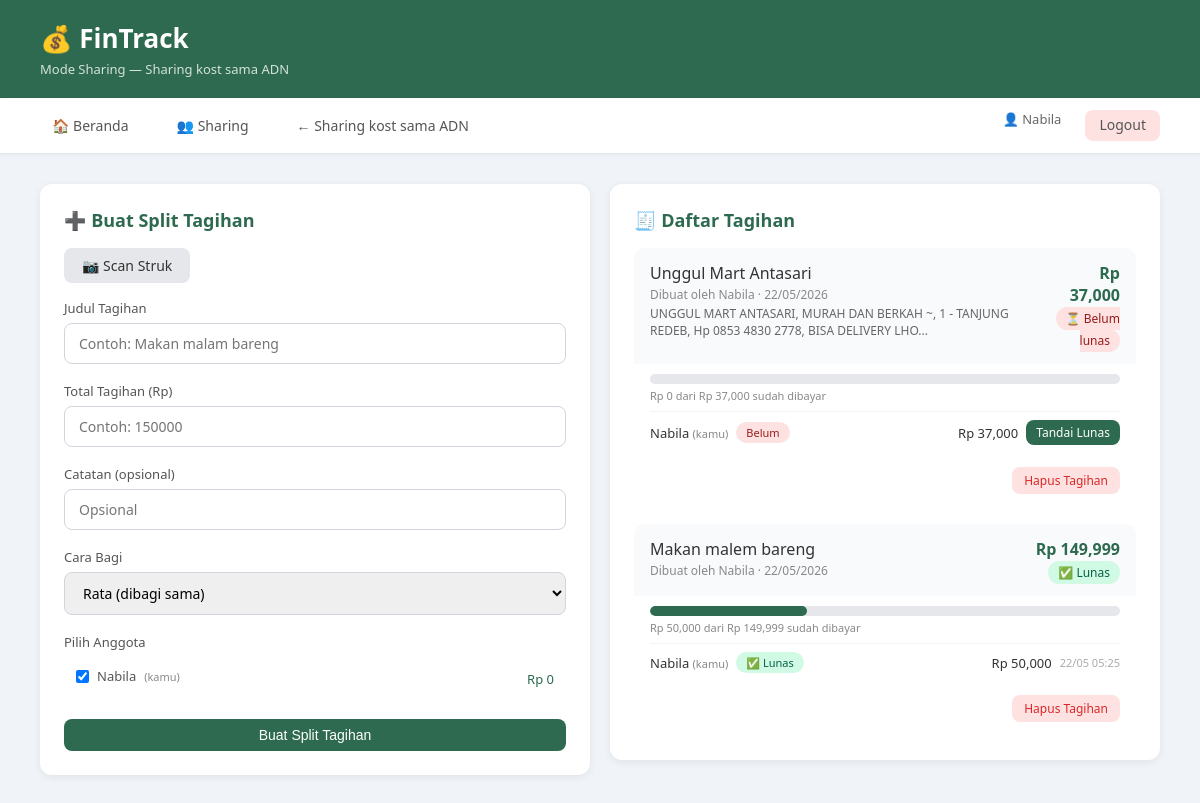
The page /groups/1/split (signed in) on the database its author committed.
### app.py (models this page shows)
class Group(db.Model):
    id         = db.Column(db.Integer, primary_key=True)
    name       = db.Column(db.String(100), nullable=False)
    code       = db.Column(db.String(8), unique=True, nullable=False)
    created_by = db.Column(db.Integer, db.ForeignKey('user.id'), nullable=False)
    created_at = db.Column(db.DateTime, default=datetime.utcnow)
    members    = db.relationship('GroupMember', backref='group', lazy=True)
    funds      = db.relationship('GroupFund', backref='group', lazy=True)
    logs       = db.relationship('ActivityLog', backref='group', lazy=True)

class User(UserMixin, db.Model):
    id       = db.Column(db.Integer, primary_key=True)
    name     = db.Column(db.String(100), nullable=False)
    email    = db.Column(db.String(100), unique=True, nullable=False)
    password = db.Column(db.String(200), nullable=False)
    transactions = db.relationship('Transaction', backref='user', lazy=True)

class GroupMember(db.Model):
    id       = db.Column(db.Integer, primary_key=True)
    group_id = db.Column(db.Integer, db.ForeignKey('group.id'), nullable=False)
    user_id  = db.Column(db.Integer, db.ForeignKey('user.id'), nullable=False)
    role     = db.Column(db.String(10), default='member')  # 'admin' atau 'member'
    joined_at = db.Column(db.DateTime, default=datetime.utcnow)
    user     = db.relationship('User', backref='group_memberships')

class SplitBill(db.Model):
    id             = db.Column(db.Integer, primary_key=True)
    group_id       = db.Column(db.Integer, db.ForeignKey('group.id'), nullable=False)
    created_by     = db.Column(db.Integer, db.ForeignKey('user.id'), nullable=False)
    title          = db.Column(db.String(100), nullable=False)
    total_amount   = db.Column(db.Float, nullable=False)
    note           = db.Column(db.String(200), nullable=True)
    created_at     = db.Column(db.DateTime, default=datetime.utcnow)
    splits         = db.relationship('SplitDetail', backref='bill', lazy=True)
    creator        = db.relationship('User', backref='split_bills')

class SplitDetail(db.Model):
    id          = db.Column(db.Integer, primary_key=True)
    bill_id     = db.Column(db.Integer, db.ForeignKey('split_bill.id'), nullable=False)
    user_id     = db.Column(db.Integer, db.ForeignKey('user.id'), nullable=False)
    amount      = db.Column(db.Float, nullable=False)
    is_paid     = db.Column(db.Boolean, default=False)
    paid_at     = db.Column(db.DateTime, nullable=True)
    user        = db.relationship('User', backref='split_details')

### app.py (the view)
@app.route('/groups/<int:group_id>/split')
@login_required
def split_list(group_id):
    group  = Group.query.get_or_404(group_id)
    member = GroupMember.query.filter_by(
        group_id=group_id, user_id=current_user.id).first()
    if not member:
        flash('Kamu bukan anggota grup ini!', 'danger')
        return redirect(url_for('groups'))
    bills = SplitBill.query.filter_by(group_id=group_id)\
                     .order_by(SplitBill.created_at.desc()).all()
    members = GroupMember.query.filter_by(group_id=group_id).all()
    return render_template('split_bill.html',
                           group=group,
                           bills=bills,
                           members=members,
                           current_user=current_user)

### app.py (called while the page is built)
@login_manager.user_loader
def load_user(user_id):
    return User.query.get(int(user_id))

### templates/split_bill.html (shortened to what this page needs)
<!DOCTYPE html>
<html lang="id">
<head>
    <link rel="stylesheet" href="{{ url_for('static', filename='style.css') }}">
</head>
<body>
<header>
    <h1>💰 FinTrack</h1>
    <p>Mode Sharing — {{ group.name }}</p>
</header>
<nav class="navbar">
    <a href="/">🏠 Beranda</a>
    <a href="/groups">👥 Sharing</a>
    <a href="/groups/{{ group.id }}">← {{ group.name }}</a>
    <span style="margin-left:auto; font-size:13px; color:#666;">
        👤 {{ current_user.name }}
    </span>
    <a href="/logout" class="btn btn-danger" style="padding:5px 14px;">Logout</a>
</nav>
<main>
    <div style="display:grid; grid-template-columns:1fr 1fr; gap:20px;">
        <div class="card">
            <h2>➕ Buat Split Tagihan</h2>
            <div style="display:flex; justify-content:space-between; align-items:center; margin-bottom:16px;">
    <a href="/groups/{{ group.id }}/split/scan" class="btn btn-secondary">
        📷 Scan Struk
    </a>
</div>
            <form method="POST" action="/groups/{{ group.id }}/split/create"
                  id="split-form" style="margin-top:16px;">
                <div class="form-group">
                    <label>Judul Tagihan</label>
                    <input type="text" name="title"
                           placeholder="Contoh: Makan malam bareng" required>
                </div>
                <div class="form-group">
                    <label>Total Tagihan (Rp)</label>
                    <input type="number" name="total_amount" id="total-amount"
                           placeholder="Contoh: 150000" min="0"
                           oninput="updateEqual()" required>
                </div>
                <div class="form-group">
                    <label>Catatan (opsional)</label>
                    <input type="text" name="note" placeholder="Opsional">
                </div>
                <div class="form-group">
                    <label>Cara Bagi</label>
                    <select name="split_type" id="split-type"
                            onchange="toggleSplitType()">
                        <option value="equal">Rata (dibagi sama)</option>
                    </select>
                </div>
                <div class="form-group">
                    <label>Pilih Anggota</label>
                    <div style="display:flex; flex-direction:column; gap:8px; margin-top:4px;">
                        {% for m in members %}
                        <div style="display:flex; align-items:center;
                                    justify-content:space-between; padding:10px 12px;
                                    border:0.5px solid var(--color-border-tertiary);
                                    border-radius:8px;">
                            <label style="display:flex; align-items:center;
                                          gap:8px; cursor:pointer; font-weight:400;">
                                <input type="checkbox" name="member_ids"
                                       value="{{ m.user_id }}"
                                       onchange="updateEqual()"
                                       {{ 'checked' if m.user_id == current_user.id }}>
                                {{ m.user.name }}
                                {% if m.user_id == current_user.id %}
                                <span style="font-size:11px; color:#888;">(kamu)</span>
                                {% endif %}
                            </label>
                            <span class="equal-info"
                                  style="font-size:13px; color:#2d6a4f; font-weight:500;">
                            </span>
                        </div>
                        {% endfor %}
                    </div>
                </div>
                <button type="submit" class="btn btn-primary" style="width:100%;">
                    Buat Split Tagihan
                </button>
            </form>
        </div>
        <div>
            <div class="card">
                <h2>🧾 Daftar Tagihan</h2>
                {% if bills %}
                    <div style="display:flex; flex-direction:column;
                                gap:16px; margin-top:16px;">
                        {% for bill in bills %}
                        {% set total_paid = bill.splits
                             |selectattr('is_paid','equalto',true)
                             |sum(attribute='amount') %}
                        {% set all_paid = bill.splits|selectattr('is_paid','equalto',false)|list|length == 0 %}
                        <div style="border:0.5px solid var(--color-border-tertiary);
                                    border-radius:10px; overflow:hidden;">
                            <div style="padding:14px 16px; background:#f9fafb;
                                        display:flex; justify-content:space-between;
                                        align-items:flex-start;">
                                <div>
                                    <p style="font-weight:500; margin-bottom:2px;">
                                        {{ bill.title }}
                                    </p>
                                    <p style="font-size:12px; color:#888;">
                                        Dibuat oleh {{ bill.creator.name }} ·
                                        {{ bill.created_at.strftime('%d/%m/%Y') }}
                                    </p>
                                    {% if bill.note %}
                                    <p style="font-size:12px; color:#666; margin-top:2px;">
                                        {{ bill.note }}
                                    </p>
                                    {% endif %}
                                </div>
                                <div style="text-align:right;">
                                    <p style="font-weight:600; color:#2d6a4f;">
                                        Rp {{ "{:,.0f}".format(bill.total_amount) }}
                                    </p>
                                    {% if all_paid %}
                                    <span class="badge badge-income">✅ Lunas</span>
                                    {% else %}
                                    <span class="badge badge-expense">⏳ Belum lunas</span>
                                    {% endif %}
                                </div>
                            </div>
                            {% if bill.total_amount > 0 %}
                            {% set pct_paid = (total_paid / bill.total_amount * 100) %}
                            <div style="padding:0 16px;">
                                <div class="progress-bar-bg" style="margin:10px 0 4px;">
                                    <div class="progress-bar-fill fill-safe"
                                         style="width:{{ pct_paid }}%"></div>
                                </div>
                                <p style="font-size:11px; color:#888; margin-bottom:8px;">
                                    Rp {{ "{:,.0f}".format(total_paid) }} dari
                                    Rp {{ "{:,.0f}".format(bill.total_amount) }} sudah dibayar
                                </p>
                            </div>
                            {% endif %}
                            <div style="padding:0 16px 14px;">
                                {% for detail in bill.splits %}
                                <div style="display:flex; justify-content:space-between;
                                            align-items:center; padding:8px 0;
                                            border-top:0.5px solid #f3f4f6;">
                                    <div style="display:flex; align-items:center; gap:8px;">
                                        <span style="font-size:13px;">
                                            {{ detail.user.name }}
                                            {% if detail.user_id == current_user.id %}
                                            <span style="font-size:11px; color:#888;">(kamu)</span>
                                            {% endif %}
                                        </span>
                                        {% if detail.is_paid %}
                                        <span class="badge badge-income"
                                              style="font-size:11px;">✅ Lunas</span>
                                        {% else %}
                                        <span class="badge badge-expense"
                                              style="font-size:11px;">Belum</span>
                                        {% endif %}
                                    </div>
                                    <div style="display:flex; align-items:center; gap:8px;">
                                        <span style="font-weight:500; font-size:13px;">
                                            Rp {{ "{:,.0f}".format(detail.amount) }}
                                        </span>
                                        {% if not detail.is_paid and detail.user_id == current_user.id %}
                                        <a href="/groups/{{ group.id }}/split/{{ bill.id }}/pay/{{ detail.id }}"
                                           class="btn btn-primary"
                                           style="font-size:12px; padding:4px 10px;"
                                           onclick="return confirm('Tandai sebagai lunas?')">
                                            Tandai Lunas
                                        </a>
                                        {% endif %}
                                        {% if detail.paid_at %}
                                        <span style="font-size:11px; color:#aaa;">
                                            {{ detail.paid_at.strftime('%d/%m %H:%M') }}
                                        </span>
                                        {% endif %}
                                    </div>
                                </div>
                                {% endfor %}
                            </div>
                            {% if bill.created_by == current_user.id %}
                            <div style="padding:0 16px 14px; text-align:right;">
                                <a href="/groups/{{ group.id }}/split/{{ bill.id }}/delete"
                                   class="btn btn-danger"
                                   style="font-size:12px;"
                                   onclick="return confirm('Yakin hapus split tagihan ini?')">
                                    Hapus Tagihan
                                </a>
                            </div>
                            {% endif %}
                        </div>
                        {% endfor %}
                    </div>
                {% else %}
                    <p class="empty-msg">Belum ada split tagihan.</p>
                {% endif %}
            </div>
        </div>
    </div>
</main>
</body>
</html>

### static/style.css (style rules this page uses)
* { margin: 0; padding: 0; box-sizing: border-box; }
body { font-family: 'Segoe UI', sans-serif; background-color: #f0f4f8; color: #333; }
header { background-color: #2d6a4f; color: white; padding: 20px 40px; }
header h1 { font-size: 26px; }
header p { font-size: 13px; opacity: 0.8; margin-top: 4px; }
main { padding: 30px 40px; }
.card { background: white; border-radius: 12px; padding: 24px; box-shadow: 0 2px 8px rgba(0,0,0,0.07); margin-bottom: 24px; }
.card h2 { margin-bottom: 16px; font-size: 18px; color: #2d6a4f; }
.btn { display: inline-block; padding: 8px 18px; border-radius: 8px; font-size: 14px; font-weight: 500; cursor: pointer; border: none; text-decoration: none; }
.btn-primary { background: #2d6a4f; color: white; }
.btn-secondary { background: #e5e7eb; color: #333; }
.btn-danger { background: #fee2e2; color: #dc2626; font-size: 13px; padding: 5px 12px; }
.badge { padding: 3px 10px; border-radius: 20px; font-size: 12px; font-weight: 500; }
.badge-income { background: #d1fae5; color: #065f46; }
.badge-expense { background: #fee2e2; color: #991b1b; }
.form-group { margin-bottom: 18px; }
.form-group label { display: block; font-size: 13px; font-weight: 500; margin-bottom: 6px; color: #555; }
.form-group input, .form-group select, .form-group textarea { width: 100%; padding: 10px 14px; border: 1px solid #d1d5db; border-radius: 8px; font-size: 14px; font-family: inherit; }
.navbar { background: white; padding: 12px 40px; display: flex; gap: 24px; border-bottom: 1px solid #e5e7eb; box-shadow: 0 1px 4px rgba(0,0,0,0.05); }
.navbar a { text-decoration: none; color: #555; font-size: 14px; font-weight: 500; padding: 6px 12px; border-radius: 8px; }
.progress-bar-bg { width: 100%; height: 10px; background: #e5e7eb; border-radius: 99px; overflow: hidden; }
.progress-bar-fill { height: 100%; border-radius: 99px; transition: width 0.4s ease; }
.fill-safe { background: #2d6a4f; }

### rows shown on the page
Group: name "Sharing kost sama ADN"
User: name "Nabila"
GroupMember: user.name "Nabila", shows "(kamu)"
SplitBill: title "Unggul Mart Antasari", creator.name "Nabila", created_at "22/05/2026", note "UNGGUL MART ANTASARI, MURAH DAN BERKAH ~, 1 - TANJUNG REDEB, Hp 0853 4830 2778, BISA DELIVERY LHO...", total_amount "37,000", shows "⏳ Belum lunas", total_paid "0"
SplitDetail: user.name "Nabila", shows "(kamu)", is_paid "Belum", amount "37,000"
SplitBill: title "Makan malem bareng", creator.name "Nabila", created_at "22/05/2026", total_amount "149,999", shows "✅ Lunas", {{ pct_paid }} 33.333555557037045 (drawn), total_paid "50,000"
SplitDetail: user.name "Nabila", shows "(kamu)", is_paid "✅ Lunas", amount "50,000", paid_at "22/05 05:25"
